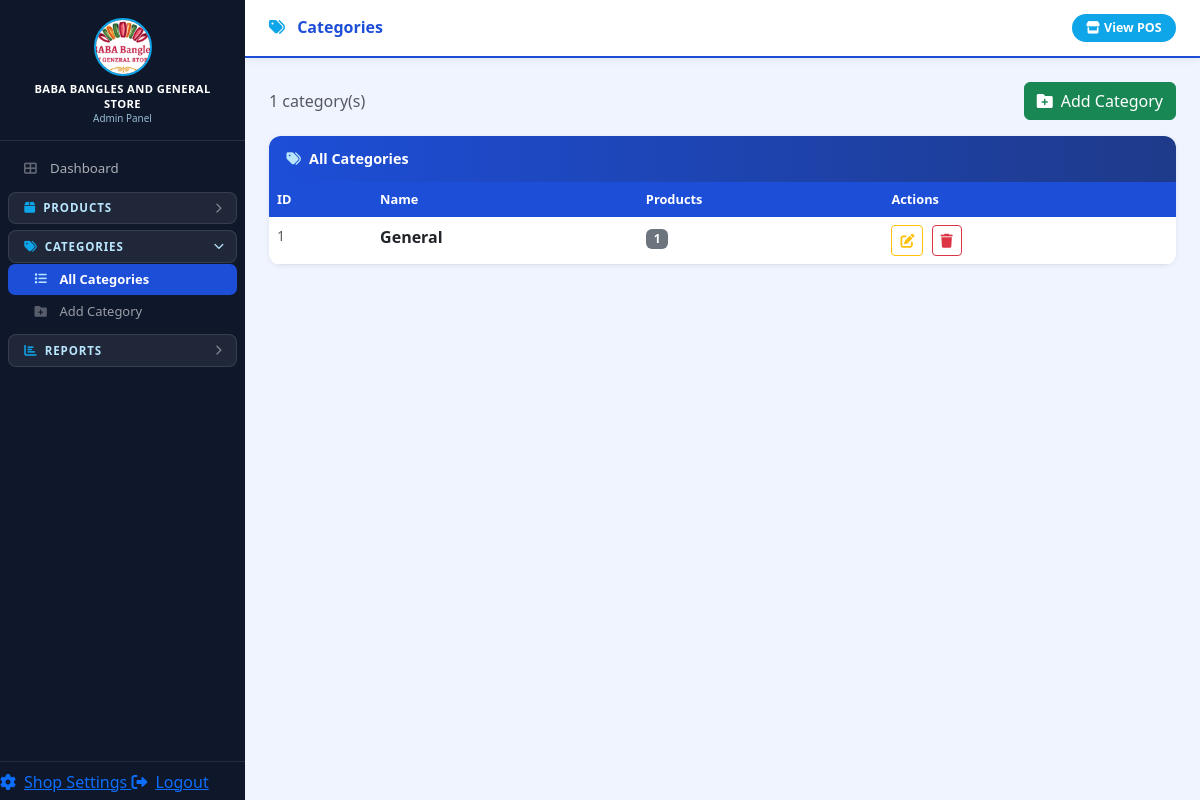
The app's page /admin/categories (signed in) with its own data.
### exe.py (models this page shows)
class ShopSettings(db.Model):
    id             = db.Column(db.Integer, primary_key=True)
    shop_name      = db.Column(db.String(200), default='Bookshop')
    address        = db.Column(db.String(300), default='')
    contact1_name  = db.Column(db.String(100), default='')
    contact1_phone = db.Column(db.String(50),  default='')
    contact2_name  = db.Column(db.String(100), default='')
    contact2_phone = db.Column(db.String(50),  default='')
    bill_note      = db.Column(db.Text,         default='')
    color_scheme   = db.Column(db.String(20),   default='blue')

class Category(db.Model):
    id   = db.Column(db.Integer, primary_key=True)
    name = db.Column(db.String(50), unique=True, nullable=False, index=True)

### exe.py (the view)
@app.route('/admin/categories')
def admin_categories():
    guard = admin_required()
    if guard: return guard
    return render_template('admin/categories.html',
        categories=Category.query.order_by(Category.name).all())

### exe.py (called while the page is built)
@event.listens_for(Engine, "connect")
def _set_sqlite_pragmas(dbapi_conn, _rec):
    if not isinstance(dbapi_conn, sqlite3.Connection):
        return
    cur = dbapi_conn.cursor()
    cur.execute("PRAGMA journal_mode=WAL")       # concurrent reads during write
    cur.execute("PRAGMA synchronous=NORMAL")      # safe but faster than FULL
    cur.execute("PRAGMA cache_size=-65536")       # 64 MB page cache
    cur.execute("PRAGMA temp_store=MEMORY")       # temp tables in RAM
    cur.execute("PRAGMA mmap_size=268435456")     # 256 MB memory-mapped I/O
    cur.execute("PRAGMA foreign_keys=ON")
    cur.close()

@app.context_processor
def inject_globals():
    s = ShopSettings.query.first()
    return {'shop_settings': s, 'color_scheme': s.color_scheme if s else 'blue'}

def admin_required():
    if 'admin_logged_in' not in session:
        return redirect('/admin/login')

### templates/admin/categories.html (shortened to what this page needs)
{% extends "admin/base.html" %}
{% block page_icon %}fas fa-tags{% endblock %}
{% block page_title %}Categories{% endblock %}
{% block content %}
<div class="d-flex justify-content-between align-items-center mb-3">
    <span class="text-muted">{{ categories|length }} category(s)</span>
    <a href="/admin/add_category" class="btn btn-success">
        <i class="fas fa-folder-plus me-2"></i>Add Category
    </a>
</div>
<div class="admin-card">
    <div class="card-head"><i class="fas fa-tags"></i> All Categories</div>
    <div class="card-body p-0">
        <table class="table table-hover mb-0">
            <thead>
                <tr><th>ID</th><th>Name</th><th>Products</th><th>Actions</th></tr>
            </thead>
            <tbody>
                {% for cat in categories %}
                <tr>
                    <td class="text-muted small">{{ cat.id }}</td>
                    <td class="fw-semibold">{{ cat.name }}</td>
                    <td><span class="badge bg-secondary">{{ cat.products|length }}</span></td>
                    <td>
                        <a href="/admin/update_category/{{ cat.id }}" class="btn btn-sm btn-outline-warning me-1">
                            <i class="fas fa-edit"></i>
                        </a>
                        <form method="POST" action="/admin/delete_category/{{ cat.id }}" class="d-inline"
                              onsubmit="return confirm('Delete this category?')">
                            <button class="btn btn-sm btn-outline-danger">
                                <i class="fas fa-trash"></i>
                            </button>
                        </form>
                    </td>
                </tr>
                {% else %}
                <tr><td colspan="4" class="text-center text-muted py-4">No categories yet.</td></tr>
                {% endfor %}
            </tbody>
        </table>
    </div>
</div>
{% endblock %}

### templates/admin/base.html (shortened to what this page needs)
<!DOCTYPE html>
<html lang="en">
<head>
    <link href="https://cdn.jsdelivr.net/npm/bootstrap@5.3.0/dist/css/bootstrap.min.css" rel="stylesheet">
    <link href="https://cdnjs.cloudflare.com/ajax/libs/font-awesome/6.0.0/css/all.min.css" rel="stylesheet">
</head>
<body>
{% set ap = request.path %}
{% set sec_products   = ap in ['/admin/products','/admin/add'] or ap.startswith('/admin/update') %}
{% set sec_categories = ap in ['/admin/categories','/admin/add_category'] or ap.startswith('/admin/update_category') %}
{% set sec_reports    = ap in ['/admin/sales','/admin/stock_in','/admin/stock_out','/admin/stock_report','/admin/lowstock'] %}
{% set sec_settings   = ap == '/admin/settings' %}
<aside class="sidebar">
    <div class="sidebar-brand">
        <img src="{{ url_for('static', filename='images/logo.jpeg') }}" alt="Logo">
        <div class="brand-name">{{ shop_settings.shop_name if shop_settings else 'POS' }}</div>
        <div class="brand-sub">Admin Panel</div>
    </div>
    <nav class="sidebar-nav">
        <a href="/admin/" class="solo-link {{ 'active' if ap in ['/admin/','/admin'] else '' }}">
            <i class="fas fa-th-large me-2"></i>Dashboard
        </a>
        <div class="nav-group">
            <div class="nav-group-btn {{ 'open' if sec_products else '' }}" data-target="nav-products">
                <span><i class="fas fa-box grp-icon"></i>Products</span>
                <i class="fas fa-chevron-right chevron"></i>
            </div>
        </div>
        <div class="nav-group">
            <div class="nav-group-btn {{ 'open' if sec_categories else '' }}" data-target="nav-categories">
                <span><i class="fas fa-tags grp-icon"></i>Categories</span>
                <i class="fas fa-chevron-right chevron"></i>
            </div>
            <div class="nav-group-items {{ 'open' if sec_categories else '' }}" id="nav-categories">
                <a href="/admin/categories" class="{{ 'active' if ap == '/admin/categories' else '' }}">
                    <i class="fas fa-list me-2"></i>All Categories
                </a>
                <a href="/admin/add_category" class="{{ 'active' if ap == '/admin/add_category' else '' }}">
                    <i class="fas fa-folder-plus me-2"></i>Add Category
                </a>
            </div>
        </div>
        <div class="nav-group">
            <div class="nav-group-btn {{ 'open' if sec_reports else '' }}" data-target="nav-reports">
                <span><i class="fas fa-chart-bar grp-icon"></i>Reports</span>
                <i class="fas fa-chevron-right chevron"></i>
            </div>
        </div>
    </nav>
    <div class="sidebar-footer">
        <a href="/admin/settings" class="solo-link {{ 'active' if sec_settings else '' }}">
            <i class="fas fa-cog me-2"></i>Shop Settings
        </a>
        <a href="/admin/logout" class="solo-link">
            <i class="fas fa-sign-out-alt me-2"></i>Logout
        </a>
    </div>
</aside>
<div class="main-wrap">
    <div class="topbar">
        <h1 class="topbar-title">
            <i class="{% block page_icon %}fas fa-th-large{% endblock %} me-2"></i>
            {% block page_title %}Dashboard{% endblock %}
        </h1>
        <a href="/" target="_blank" class="btn btn-pos">
            <i class="fas fa-store me-1"></i>View POS
        </a>
    </div>
    <div class="content-area">
        {% block content %}{% endblock %}
    </div>
</div>
</body>
</html>

### templates/admin/base.html (style rules this page uses)
:root { --p:#1D4ED8;--pd:#1E3A8A;--s:#0EA5E9;--sl:#BAE6FD;--sb:#0F172A;--bg:#F0F4FF; }
* { box-sizing:border-box; }
body { background:var(--bg);margin:0;font-family:'Segoe UI',sans-serif; }
.sidebar { position:fixed;top:0;left:0;width:245px;height:100vh; background:var(--sb);display:flex;flex-direction:column;z-index:200;overflow-y:auto; }
.sidebar-brand { padding:1.1rem 1rem .9rem;border-bottom:1px solid rgba(255,255,255,.1);text-align:center; }
.sidebar-brand img { height:58px;width:58px;border-radius:50%;object-fit:cover;border:2px solid var(--s); }
.brand-name { color:#fff;font-size:.7rem;font-weight:700;margin-top:.4rem; text-transform:uppercase;letter-spacing:.4px;line-height:1.3; }
.brand-sub { color:var(--sl);font-size:.62rem;opacity:.8; }
.sidebar-nav { padding:.6rem 0 .5rem;flex:1; }
.sidebar-nav .solo-link { display:flex;align-items:center;color:rgba(255,255,255,.65); padding:.44rem .9rem .44rem 1rem;margin:1px 8px;border-radius:8px; font-size:.83rem;text-decoration:none;transition:all .15s; }
.sidebar-nav .solo-link i { width:18px;font-size:.8rem;color:rgba(255,255,255,.35);transition:color .15s; }
.nav-group { margin:.35rem 8px 2px; }
.nav-group-btn { display:flex;align-items:center;justify-content:space-between; padding:.42rem .85rem .42rem .95rem;border-radius:8px;cursor:pointer; background:rgba(255,255,255,.07);border:1px solid rgba(255,255,255,.1); color:var(--sl);font-size:.72rem;font-weight:800;text-transform:uppercase; letter-spacing:.9px;user-select:none;transition:background .15s; }
.nav-group-btn .grp-icon { font-size:.78rem;margin-right:.45rem;color:var(--s); }
.nav-group-btn .chevron { font-size:.65rem;color:rgba(255,255,255,.45); transition:transform .22s;flex-shrink:0; }
.nav-group-btn.open .chevron { transform:rotate(90deg);color:var(--sl); }
.nav-group-items { max-height:0;overflow:hidden; transition:max-height .28s cubic-bezier(.4,0,.2,1); }
.nav-group-items.open { max-height:400px; }
.nav-group-items a { display:flex;align-items:center;color:rgba(255,255,255,.58); padding:.38rem .9rem .38rem 1.65rem;margin:1px 0;border-radius:6px; font-size:.81rem;text-decoration:none;transition:all .13s; }
.nav-group-items a i { width:17px;font-size:.77rem;color:rgba(255,255,255,.3);transition:color .13s; }
.nav-group-items a:hover i,.nav-group-items a.active i { color:var(--sl); }
.nav-group-items a.active { background:var(--p);color:#fff;font-weight:600;border-radius:7px; }
.sidebar-footer { border-top:1px solid rgba(255,255,255,.09);padding:.5rem 0 .4rem; }
.main-wrap { margin-left:245px;min-height:100vh;display:flex;flex-direction:column; }
.topbar { position:sticky;top:0;z-index:100;height:58px;background:#fff; border-bottom:2px solid var(--p);display:flex;align-items:center; justify-content:space-between;padding:0 1.5rem; box-shadow:0 2px 8px rgba(0,0,0,0.06); }
.topbar-title { font-size:1rem;font-weight:700;color:var(--p);margin:0; }
.topbar-title i { color:var(--s); }
.btn-pos { background:var(--s);color:#fff;border:none;font-weight:700; font-size:.78rem;padding:.3rem .9rem;border-radius:20px; }
.content-area { padding:1.5rem;flex:1; }
.admin-card { background:#fff;border-radius:12px; box-shadow:0 1px 5px rgba(0,0,0,0.07);overflow:hidden;margin-bottom:1.25rem; }
.admin-card .card-head { background:linear-gradient(90deg,var(--p),var(--pd)); color:#fff;padding:.75rem 1.1rem;display:flex;align-items:center; gap:.5rem;font-weight:700;font-size:.9rem; }
.admin-card .card-head i { color:var(--sl); }
.admin-card .card-body { padding:1.1rem; }
.table thead th { background:var(--p);color:#fff;border:none;font-size:.8rem;font-weight:600; }

### records on screen
ShopSettings: shop_name "BABA BANGLES AND GENERAL STORE"
Category: id "1", name "General", products|length "1"

### other values on screen
{{ categories|length }} "1"
